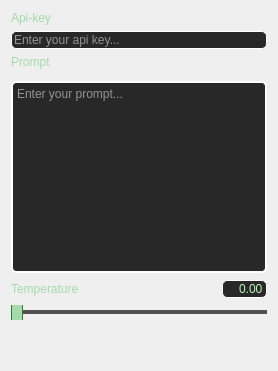
       <widget class="QWidget" name="Setting">
        <property name="sizePolicy">
         <sizepolicy hsizetype="Minimum" vsizetype="Preferred">
          <horstretch>0</horstretch>
          <verstretch>0</verstretch>
         </sizepolicy>
        </property>
        <attribute name="title">
         <string>setting</string>
        </attribute>
        <layout class="QVBoxLayout" name="verticalLayout_4">
         <item>
          <layout class="QVBoxLayout" name="verticalLayout_2">
           <item>
            <widget class="QLabel" name="label_3">
             <property name="sizePolicy">
              <sizepolicy hsizetype="Minimum" vsizetype="Preferred">
               <horstretch>0</horstretch>
               <verstretch>0</verstretch>
              </sizepolicy>
             </property>
             <property name="styleSheet">
              <string notr="true">QLabel {
    color: rgb(166, 217, 171);
}</string>
             </property>
             <property name="text">
              <string>Api-key</string>
             </property>
            </widget>
           </item>
           <item>
            <widget class="QLineEdit" name="api_key_txt">
             <property name="sizePolicy">
              <sizepolicy hsizetype="Minimum" vsizetype="Minimum">
               <horstretch>0</horstretch>
               <verstretch>0</verstretch>
              </sizepolicy>
             </property>
             <property name="styleSheet">
              <string notr="true">QLineEdit {
	color: white;
    background-color: rgb(40, 40, 40); /* 원하는 색상으로 변경 */
	border: 1px solid rgb(255,255,255);
	border-radius: 5px;      /* (선택 사항) 모서리를 둥글게 */
}
QLineEdit:focus {
    border: 1px solid rgb(184, 247, 185);
    outline: none;           /* 기본 포커스 아웃라인 제거 */
}</string>
             </property>
             <property name="text">
              <string/>
             </property>
             <property name="echoMode">
              <enum>QLineEdit::EchoMode::PasswordEchoOnEdit</enum>
             </property>
             <property name="alignment">
              <set>Qt::AlignmentFlag::AlignLeading|Qt::AlignmentFlag::AlignLeft|Qt::AlignmentFlag::AlignTop</set>
             </property>
             <property name="placeholderText">
              <string>Enter your api key...</string>
             </property>
            </widget>
           </item>
           <item>
            <widget class="QLabel" name="label_4">
             <property name="sizePolicy">
              <sizepolicy hsizetype="Minimum" vsizetype="Preferred">
               <horstretch>0</horstretch>
               <verstretch>0</verstretch>
              </sizepolicy>
             </property>
             <property name="styleSheet">
              <string notr="true">QLabel {
    color: rgb(166, 217, 171);
}</string>
             </property>
             <property name="text">
              <string>Prompt</string>
             </property>
            </widget>
           </item>
           <item>
            <widget class="QWidget" name="widget" native="true"/>
           </item>
           <item>
            <widget class="QTextEdit" name="prompt_txt">
             <property name="sizePolicy">
              <sizepolicy hsizetype="Minimum" vsizetype="Expanding">
               <horstretch>0</horstretch>
               <verstretch>0</verstretch>
              </sizepolicy>
             </property>
             <property name="font">
              <font>
               <bold>false</bold>
              </font>
             </property>
             <property name="styleSheet">
              <string notr="true">QTextEdit {
	border-radius: 5px;
    background-color: rgb(40, 40, 40); /* 원하는 색상으로 변경 */
	border: 2px solid white;
	color: white;
}
QTextEdit:focus {
    border: 2px solid rgb(184, 247, 185);
}</string>
             </property>
             <property name="placeholderText">
              <string>Enter your prompt...</string>
             </property>
            </widget>
           </item>
           <item>
            <layout class="QHBoxLayout" name="horizontalLayout_4" stretch="1,3,1">
             <item>
              <widget class="QLabel" name="label_5">
               <property name="styleSheet">
                <string notr="true">QLabel {
    color: rgb(166, 217, 171);
}</string>
               </property>
               <property name="text">
                <string>Temperature</string>
               </property>
              </widget>
             </item>
             <item>
              <spacer name="horizontalSpacer_15">
               <property name="orientation">
                <enum>Qt::Orientation::Horizontal</enum>
               </property>
               <property name="sizeHint" stdset="0">
                <size>
                 <width>40</width>
                 <height>20</height>
                </size>
               </property>
              </spacer>
             </item>
             <item>
              <widget class="QLineEdit" name="temp_val">
               <property name="minimumSize">
                <size>
                 <width>0</width>
                 <height>0</height>
                </size>
               </property>
               <property name="styleSheet">
                <string notr="true">QLineEdit {
	color: rgb(184, 247, 185);
    background-color: rgb(40, 40, 40); /* 원하는 색상으로 변경 */
	border: 1px solid rgb(255,255,255);
	border-radius: 5px;      /* (선택 사항) 모서리를 둥글게 */
}
QLineEdit:focus {
    border: 1px solid rgb(184, 247, 185);
    outline: none;           /* 기본 포커스 아웃라인 제거 */
}</string>
               </property>
               <property name="text">
                <string>0.00</string>
               </property>
               <property name="alignment">
                <set>Qt::AlignmentFlag::AlignRight|Qt::AlignmentFlag::AlignTrailing|Qt::AlignmentFlag::AlignVCenter</set>
               </property>
              </widget>
             </item>
            </layout>
           </item>
           <item>
            <widget class="QSlider" name="temp_slider">
             <property name="sizePolicy">
              <sizepolicy hsizetype="Minimum" vsizetype="Fixed">
               <horstretch>0</horstretch>
               <verstretch>0</verstretch>
              </sizepolicy>
             </property>
             <property name="styleSheet">
              <string notr="true">QSlider::groove {
	background-color: rgb(80,80,80);
	height: 4px;
}
QSlider::handle {
	background-color: rgb(166, 217, 171);
	border: 1px solid rgb(50,120,50);
	width: 10px;
	height: 20px;
	margin: -20px 0;
}

QSlider::handle:horizontal:hover{
	background: rgb(100,170,100);
}
QSlider::handle:horizontal:pressed{
	background: rgb(50,120,50);
}
QSlider::sub-page {
	background-color: rgb(166, 217, 171);
}</string>
             </property>
             <property name="maximum">
              <number>100</number>
             </property>
             <property name="singleStep">
              <number>1</number>
             </property>
             <property name="value">
              <number>0</number>
             </property>
             <property name="orientation">
              <enum>Qt::Orientation::Horizontal</enum>
             </property>
            </widget>
           </item>
           <item>
            <spacer name="verticalSpacer_3">
             <property name="orientation">
              <enum>Qt::Orientation::Vertical</enum>
             </property>
             <property name="sizeType">
              <enum>QSizePolicy::Policy::Minimum</enum>
             </property>
             <property name="sizeHint" stdset="0">
              <size>
               <width>20</width>
               <height>40</height>
              </size>
             </property>
            </spacer>
           </item>
          </layout>
         </item>
        </layout>
       </widget>
